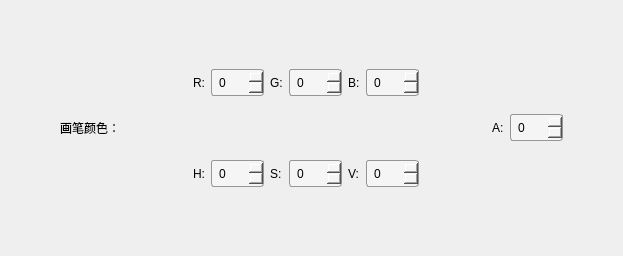
           <widget class="QWidget" name="widget_29" native="true">
            <layout class="QHBoxLayout" name="horizontalLayout_31">
             <item>
              <widget class="QWidget" name="widget_25" native="true">
               <layout class="QHBoxLayout" name="horizontalLayout_26">
                <item>
                 <spacer name="horizontalSpacer_63">
                  <property name="orientation">
                   <enum>Qt::Horizontal</enum>
                  </property>
                  <property name="sizeHint" stdset="0">
                   <size>
                    <width>40</width>
                    <height>20</height>
                   </size>
                  </property>
                 </spacer>
                </item>
                <item>
                 <widget class="QLabel" name="penLabel">
                  <property name="text">
                   <string>画笔颜色：</string>
                  </property>
                 </widget>
                </item>
                <item>
                 <spacer name="horizontalSpacer_64">
                  <property name="orientation">
                   <enum>Qt::Horizontal</enum>
                  </property>
                  <property name="sizeHint" stdset="0">
                   <size>
                    <width>40</width>
                    <height>20</height>
                   </size>
                  </property>
                 </spacer>
                </item>
               </layout>
              </widget>
             </item>
             <item>
              <widget class="QWidget" name="widget_28" native="true">
               <layout class="QVBoxLayout" name="verticalLayout_2">
                <item>
                 <spacer name="verticalSpacer_3">
                  <property name="orientation">
                   <enum>Qt::Vertical</enum>
                  </property>
                  <property name="sizeHint" stdset="0">
                   <size>
                    <width>20</width>
                    <height>40</height>
                   </size>
                  </property>
                 </spacer>
                </item>
                <item>
                 <widget class="QWidget" name="widget_2" native="true">
                  <layout class="QHBoxLayout" name="horizontalLayout_25">
                   <item>
                    <widget class="QLabel" name="penRlabel">
                     <property name="text">
                      <string>R:</string>
                     </property>
                    </widget>
                   </item>
                   <item>
                    <widget class="QSpinBox" name="penRSpinBox">
                     <property name="styleSheet">
                      <string notr="true">QSpinBox{
border-radius: 3px;
padding: 0 5px;
color: #000000;
border: 1px solid #969696;
background-color: #F5F5F5 ;
min-height: 25px;
}
QSpinBox:hover{
border: 1px solid #00BB9E;
}
QSpinBox:selected{
border: 1px solid #00BB9E;
}
QSpinBox[buttonSymbols=&quot;0&quot;]::up-button{/*显示按钮=0*/
width: 20px;
height: 14px;
subcontrol-origin: border;
subcontrol-position: top right;
right: 2px;
top: 2px;
bottom: 1px;
border-image: url(:/icon/triangle_up_969696.png);
}
QSpinBox::up-button:hover{
border-image: url(:/icon/triangle_up_00BB9E.png);
}
QSpinBox::up-button:pressed{
border-image: url(:/icon/triangle_up_262829.png);
}
QSpinBox[buttonSymbols=&quot;0&quot;]::down-button{
width: 20px;
height: 14px;
subcontrol-origin: border;
subcontrol-position: bottom right;
right: 2px;
bottom: 2px;
border-image: url(:/icon/triangle_down_969696.png);
}
QSpinBox::down-button:hover{
border-image: url(:/icon/triangle_down_00BB9E.png);
}
QSpinBox::down-button:pressed{
border-image: url(:/icon/triangle_down_262829.png);
}
QSpinBox:disabled{
color: #DCE1E6;
background-color:#F5F5F5;
border: 1px solid #969696;
}
QSpinBox::up-button:disabled{
border-image: url(:/icon/triangle_up_404244.png);
}
QSpinBox::down-button:disabled{
border-image: url(:/icon/triangle_down_404244.png);
}</string>
                     </property>
                     <property name="maximum">
                      <number>255</number>
                     </property>
                    </widget>
                   </item>
                   <item>
                    <widget class="QLabel" name="penGlabel">
                     <property name="text">
                      <string>G:</string>
                     </property>
                    </widget>
                   </item>
                   <item>
                    <widget class="QSpinBox" name="penGSpinBox">
                     <property name="styleSheet">
                      <string notr="true">QSpinBox{
border-radius: 3px;
padding: 0 5px;
color: #000000;
border: 1px solid #969696;
background-color: #F5F5F5 ;
min-height: 25px;
}
QSpinBox:hover{
border: 1px solid #00BB9E;
}
QSpinBox:selected{
border: 1px solid #00BB9E;
}
QSpinBox[buttonSymbols=&quot;0&quot;]::up-button{/*显示按钮=0*/
width: 20px;
height: 14px;
subcontrol-origin: border;
subcontrol-position: top right;
right: 2px;
top: 2px;
bottom: 1px;
border-image: url(:/icon/triangle_up_969696.png);
}
QSpinBox::up-button:hover{
border-image: url(:/icon/triangle_up_00BB9E.png);
}
QSpinBox::up-button:pressed{
border-image: url(:/icon/triangle_up_262829.png);
}
QSpinBox[buttonSymbols=&quot;0&quot;]::down-button{
width: 20px;
height: 14px;
subcontrol-origin: border;
subcontrol-position: bottom right;
right: 2px;
bottom: 2px;
border-image: url(:/icon/triangle_down_969696.png);
}
QSpinBox::down-button:hover{
border-image: url(:/icon/triangle_down_00BB9E.png);
}
QSpinBox::down-button:pressed{
border-image: url(:/icon/triangle_down_262829.png);
}
QSpinBox:disabled{
color: #DCE1E6;
background-color:#F5F5F5;
border: 1px solid #969696;
}
QSpinBox::up-button:disabled{
border-image: url(:/icon/triangle_up_404244.png);
}
QSpinBox::down-button:disabled{
border-image: url(:/icon/triangle_down_404244.png);
}</string>
                     </property>
                     <property name="maximum">
                      <number>255</number>
                     </property>
                    </widget>
                   </item>
                   <item>
                    <widget class="QLabel" name="penBlabel">
                     <property name="text">
                      <string>B:</string>
                     </property>
                    </widget>
                   </item>
                   <item>
                    <widget class="QSpinBox" name="penBSpinBox">
                     <property name="styleSheet">
                      <string notr="true">QSpinBox{
border-radius: 3px;
padding: 0 5px;
color: #000000;
border: 1px solid #969696;
background-color: #F5F5F5 ;
min-height: 25px;
}
QSpinBox:hover{
border: 1px solid #00BB9E;
}
QSpinBox:selected{
border: 1px solid #00BB9E;
}
QSpinBox[buttonSymbols=&quot;0&quot;]::up-button{/*显示按钮=0*/
width: 20px;
height: 14px;
subcontrol-origin: border;
subcontrol-position: top right;
right: 2px;
top: 2px;
bottom: 1px;
border-image: url(:/icon/triangle_up_969696.png);
}
QSpinBox::up-button:hover{
border-image: url(:/icon/triangle_up_00BB9E.png);
}
QSpinBox::up-button:pressed{
border-image: url(:/icon/triangle_up_262829.png);
}
QSpinBox[buttonSymbols=&quot;0&quot;]::down-button{
width: 20px;
height: 14px;
subcontrol-origin: border;
subcontrol-position: bottom right;
right: 2px;
bottom: 2px;
border-image: url(:/icon/triangle_down_969696.png);
}
QSpinBox::down-button:hover{
border-image: url(:/icon/triangle_down_00BB9E.png);
}
QSpinBox::down-button:pressed{
border-image: url(:/icon/triangle_down_262829.png);
}
QSpinBox:disabled{
color: #DCE1E6;
background-color:#F5F5F5;
border: 1px solid #969696;
}
QSpinBox::up-button:disabled{
border-image: url(:/icon/triangle_up_404244.png);
}
QSpinBox::down-button:disabled{
border-image: url(:/icon/triangle_down_404244.png);
}</string>
                     </property>
                     <property name="maximum">
                      <number>255</number>
                     </property>
                    </widget>
                   </item>
                  </layout>
                 </widget>
                </item>
                <item>
                 <spacer name="verticalSpacer">
                  <property name="orientation">
                   <enum>Qt::Vertical</enum>
                  </property>
                  <property name="sizeHint" stdset="0">
                   <size>
                    <width>20</width>
                    <height>40</height>
                   </size>
                  </property>
                 </spacer>
                </item>
                <item>
                 <widget class="QWidget" name="widget_27" native="true">
                  <layout class="QHBoxLayout" name="horizontalLayout_2">
                   <item>
                    <widget class="QLabel" name="penHlabel">
                     <property name="text">
                      <string>H:</string>
                     </property>
                    </widget>
                   </item>
                   <item>
                    <widget class="QSpinBox" name="penHSpinBox">
                     <property name="styleSheet">
                      <string notr="true">QSpinBox{
border-radius: 3px;
padding: 0 5px;
color: #000000;
border: 1px solid #969696;
background-color: #F5F5F5 ;
min-height: 25px;
}
QSpinBox:hover{
border: 1px solid #00BB9E;
}
QSpinBox:selected{
border: 1px solid #00BB9E;
}
QSpinBox[buttonSymbols=&quot;0&quot;]::up-button{/*显示按钮=0*/
width: 20px;
height: 14px;
subcontrol-origin: border;
subcontrol-position: top right;
right: 2px;
top: 2px;
bottom: 1px;
border-image: url(:/icon/triangle_up_969696.png);
}
QSpinBox::up-button:hover{
border-image: url(:/icon/triangle_up_00BB9E.png);
}
QSpinBox::up-button:pressed{
border-image: url(:/icon/triangle_up_262829.png);
}
QSpinBox[buttonSymbols=&quot;0&quot;]::down-button{
width: 20px;
height: 14px;
subcontrol-origin: border;
subcontrol-position: bottom right;
right: 2px;
bottom: 2px;
border-image: url(:/icon/triangle_down_969696.png);
}
QSpinBox::down-button:hover{
border-image: url(:/icon/triangle_down_00BB9E.png);
}
QSpinBox::down-button:pressed{
border-image: url(:/icon/triangle_down_262829.png);
}
QSpinBox:disabled{
color: #DCE1E6;
background-color:#F5F5F5;
border: 1px solid #969696;
}
QSpinBox::up-button:disabled{
border-image: url(:/icon/triangle_up_404244.png);
}
QSpinBox::down-button:disabled{
border-image: url(:/icon/triangle_down_404244.png);
}</string>
                     </property>
                     <property name="maximum">
                      <number>359</number>
                     </property>
                    </widget>
                   </item>
                   <item>
                    <widget class="QLabel" name="penSlabel">
                     <property name="text">
                      <string>S:</string>
                     </property>
                    </widget>
                   </item>
                   <item>
                    <widget class="QSpinBox" name="penSSpinBox">
                     <property name="styleSheet">
                      <string notr="true">QSpinBox{
border-radius: 3px;
padding: 0 5px;
color: #000000;
border: 1px solid #969696;
background-color: #F5F5F5 ;
min-height: 25px;
}
QSpinBox:hover{
border: 1px solid #00BB9E;
}
QSpinBox:selected{
border: 1px solid #00BB9E;
}
QSpinBox[buttonSymbols=&quot;0&quot;]::up-button{/*显示按钮=0*/
width: 20px;
height: 14px;
subcontrol-origin: border;
subcontrol-position: top right;
right: 2px;
top: 2px;
bottom: 1px;
border-image: url(:/icon/triangle_up_969696.png);
}
QSpinBox::up-button:hover{
border-image: url(:/icon/triangle_up_00BB9E.png);
}
QSpinBox::up-button:pressed{
border-image: url(:/icon/triangle_up_262829.png);
}
QSpinBox[buttonSymbols=&quot;0&quot;]::down-button{
width: 20px;
height: 14px;
subcontrol-origin: border;
subcontrol-position: bottom right;
right: 2px;
bottom: 2px;
border-image: url(:/icon/triangle_down_969696.png);
}
QSpinBox::down-button:hover{
border-image: url(:/icon/triangle_down_00BB9E.png);
}
QSpinBox::down-button:pressed{
border-image: url(:/icon/triangle_down_262829.png);
}
QSpinBox:disabled{
color: #DCE1E6;
background-color:#F5F5F5;
border: 1px solid #969696;
}
QSpinBox::up-button:disabled{
border-image: url(:/icon/triangle_up_404244.png);
}
QSpinBox::down-button:disabled{
border-image: url(:/icon/triangle_down_404244.png);
}</string>
                     </property>
                     <property name="maximum">
                      <number>255</number>
                     </property>
                    </widget>
                   </item>
                   <item>
                    <widget class="QLabel" name="penVlabel">
                     <property name="text">
                      <string>V:</string>
                     </property>
                    </widget>
                   </item>
                   <item>
                    <widget class="QSpinBox" name="penVSpinBox">
                     <property name="styleSheet">
                      <string notr="true">QSpinBox{
border-radius: 3px;
padding: 0 5px;
color: #000000;
border: 1px solid #969696;
background-color: #F5F5F5 ;
min-height: 25px;
}
QSpinBox:hover{
border: 1px solid #00BB9E;
}
QSpinBox:selected{
border: 1px solid #00BB9E;
}
QSpinBox[buttonSymbols=&quot;0&quot;]::up-button{/*显示按钮=0*/
width: 20px;
height: 14px;
subcontrol-origin: border;
subcontrol-position: top right;
right: 2px;
top: 2px;
bottom: 1px;
border-image: url(:/icon/triangle_up_969696.png);
}
QSpinBox::up-button:hover{
border-image: url(:/icon/triangle_up_00BB9E.png);
}
QSpinBox::up-button:pressed{
border-image: url(:/icon/triangle_up_262829.png);
}
QSpinBox[buttonSymbols=&quot;0&quot;]::down-button{
width: 20px;
height: 14px;
subcontrol-origin: border;
subcontrol-position: bottom right;
right: 2px;
bottom: 2px;
border-image: url(:/icon/triangle_down_969696.png);
}
QSpinBox::down-button:hover{
border-image: url(:/icon/triangle_down_00BB9E.png);
}
QSpinBox::down-button:pressed{
border-image: url(:/icon/triangle_down_262829.png);
}
QSpinBox:disabled{
color: #DCE1E6;
background-color:#F5F5F5;
border: 1px solid #969696;
}
QSpinBox::up-button:disabled{
border-image: url(:/icon/triangle_up_404244.png);
}
QSpinBox::down-button:disabled{
border-image: url(:/icon/triangle_down_404244.png);
}</string>
                     </property>
                     <property name="maximum">
                      <number>255</number>
                     </property>
                    </widget>
                   </item>
                  </layout>
                 </widget>
                </item>
                <item>
                 <spacer name="verticalSpacer_2">
                  <property name="orientation">
                   <enum>Qt::Vertical</enum>
                  </property>
                  <property name="sizeHint" stdset="0">
                   <size>
                    <width>20</width>
                    <height>40</height>
                   </size>
                  </property>
                 </spacer>
                </item>
               </layout>
              </widget>
             </item>
             <item>
              <widget class="QWidget" name="widget_26" native="true">
               <layout class="QHBoxLayout" name="horizontalLayout_27">
                <item>
                 <spacer name="horizontalSpacer_65">
                  <property name="orientation">
                   <enum>Qt::Horizontal</enum>
                  </property>
                  <property name="sizeHint" stdset="0">
                   <size>
                    <width>40</width>
                    <height>20</height>
                   </size>
                  </property>
                 </spacer>
                </item>
                <item>
                 <widget class="QLabel" name="penAlabel">
                  <property name="text">
                   <string>A:</string>
                  </property>
                 </widget>
                </item>
                <item>
                 <widget class="QSpinBox" name="penASpinBox">
                  <property name="styleSheet">
                   <string notr="true">QSpinBox{
border-radius: 3px;
padding: 0 5px;
color: #000000;
border: 1px solid #969696;
background-color: #F5F5F5 ;
min-height: 25px;
}
QSpinBox:hover{
border: 1px solid #00BB9E;
}
QSpinBox:selected{
border: 1px solid #00BB9E;
}
QSpinBox[buttonSymbols=&quot;0&quot;]::up-button{/*显示按钮=0*/
width: 20px;
height: 14px;
subcontrol-origin: border;
subcontrol-position: top right;
right: 2px;
top: 2px;
bottom: 1px;
border-image: url(:/icon/triangle_up_969696.png);
}
QSpinBox::up-button:hover{
border-image: url(:/icon/triangle_up_00BB9E.png);
}
QSpinBox::up-button:pressed{
border-image: url(:/icon/triangle_up_262829.png);
}
QSpinBox[buttonSymbols=&quot;0&quot;]::down-button{
width: 20px;
height: 14px;
subcontrol-origin: border;
subcontrol-position: bottom right;
right: 2px;
bottom: 2px;
border-image: url(:/icon/triangle_down_969696.png);
}
QSpinBox::down-button:hover{
border-image: url(:/icon/triangle_down_00BB9E.png);
}
QSpinBox::down-button:pressed{
border-image: url(:/icon/triangle_down_262829.png);
}
QSpinBox:disabled{
color: #DCE1E6;
background-color:#F5F5F5;
border: 1px solid #969696;
}
QSpinBox::up-button:disabled{
border-image: url(:/icon/triangle_up_404244.png);
}
QSpinBox::down-button:disabled{
border-image: url(:/icon/triangle_down_404244.png);
}</string>
                  </property>
                  <property name="maximum">
                   <number>255</number>
                  </property>
                 </widget>
                </item>
                <item>
                 <spacer name="horizontalSpacer_66">
                  <property name="orientation">
                   <enum>Qt::Horizontal</enum>
                  </property>
                  <property name="sizeHint" stdset="0">
                   <size>
                    <width>40</width>
                    <height>20</height>
                   </size>
                  </property>
                 </spacer>
                </item>
               </layout>
              </widget>
             </item>
            </layout>
           </widget>
